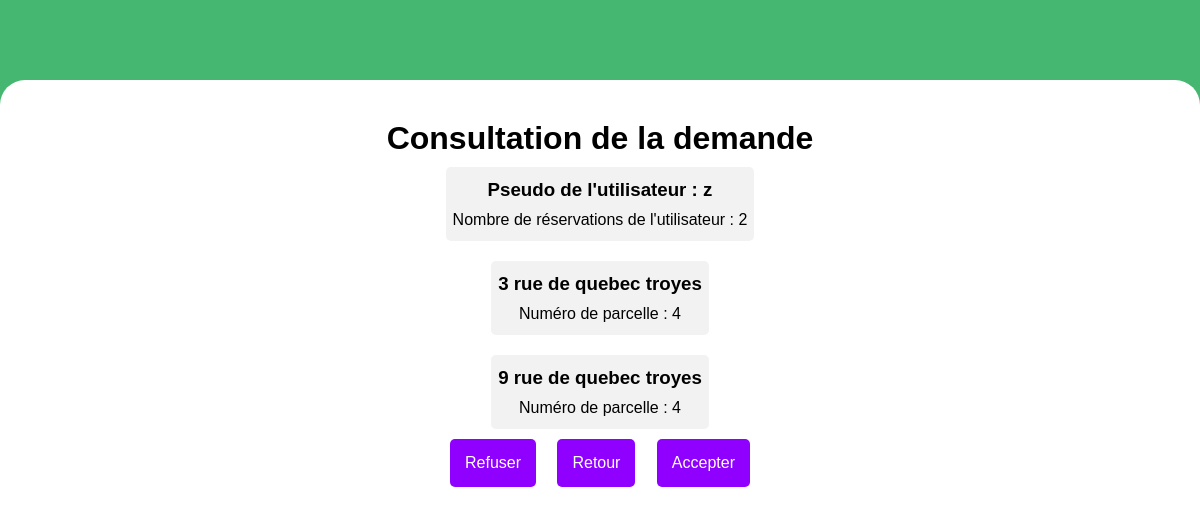
Page /admin/jardins/parcelles/consult_reserv.php?parcelle=82&id=19 on the committed database.
### tables this page shows
CREATE TABLE `parcelles` (
  `parcelle_id` int(100) NOT NULL AUTO_INCREMENT,
  `parcelle_numero` int(100) NOT NULL,
  `parcelle_statut` int(1) NOT NULL COMMENT '0 = libre\r\n1 = prereserver\r\n2 = confirmer',
  `_user_id` int(100) NOT NULL,
  `_potager_id` int(100) NOT NULL,
  PRIMARY KEY (`parcelle_id`)
);

CREATE TABLE `users` (
  `user_id` int(100) NOT NULL AUTO_INCREMENT,
  `user_pseudo` varchar(255) NOT NULL,
  `user_mail` varchar(255) NOT NULL,
  `user_password` varchar(255) NOT NULL,
  `user_photo` text DEFAULT NULL,
  PRIMARY KEY (`user_id`)
);

CREATE TABLE `potagers` (
  `potager_id` int(11) NOT NULL AUTO_INCREMENT,
  `potager_adresse` text NOT NULL,
  `potager_longitude` varchar(50) NOT NULL,
  `potager_latitude` varchar(50) NOT NULL,
  `potager_nb_parcelle` int(10) NOT NULL,
  `_user_id` int(255) NOT NULL,
  `potager_photo` text DEFAULT NULL,
  PRIMARY KEY (`potager_id`)
);

### admin/jardins/parcelles/consult_reserv.php (the view, shortened to what this page needs)
<?php
require_once ('../../../connexion_bdd.php');
if (isset($_GET['parcelle']) && filter_var($_GET['parcelle'], FILTER_VALIDATE_INT))
{
	$id = filter_var($_GET['id'], FILTER_VALIDATE_INT);
    $parcelleId = $_GET['parcelle'];
    $sql = 'select * from parcelles inner join users on parcelles._user_id = users.user_id where parcelle_id='.$parcelleId;
    $query = $bdd->prepare($sql);
    $query->execute();
    $parcelle = $query->fetch();
    $sql = 'select * from parcelles inner join potagers on parcelles._potager_id=potagers.potager_id where parcelles._user_id='.$parcelle['user_id'].' and parcelle_statut=2';
    $query = $bdd->prepare($sql);
    $query->execute();
    $userParcelles = $query->fetchAll(PDO::FETCH_ASSOC);
}
?>
<!doctype html>
<html lang="fr">
<head>
    <link rel="stylesheet" href="/assets/pages/css/admin.css">
</head>
<body>
<main>
    <h1>Consultation de la demande</h1>
<section id="containerData">
    <article class="articleData">
        <h3>Pseudo de l'utilisateur : <?= $parcelle['user_pseudo'] ?></h3>
        <p>Nombre de réservations de l'utilisateur : <?= count($userParcelles) ?></p>
    </article>
    <?php
    if (count($userParcelles) > 0)
    {
        foreach ($userParcelles as $userParcelle)
        {
            ?>
            <article class="articleData">
                <h3><?= $userParcelle['potager_adresse'] ?></h3>
                <p>Numéro de parcelle : <?= $userParcelle['parcelle_numero'] ?></p>
            </article>
            <?php
        }
    }
    ?>
    <article id="containerLinks">
        <a href="refus_reserv.php?parcelle=<?= $parcelleId ?>&id=<?= $id ?>">Refuser</a>
        <a href="parcelle_office.php?id=<?= $id ?>">Retour</a>
        <a href="accept_reserv.php?parcelle=<?= $parcelleId ?>&id=<?= $id ?>">Accepter</a>
    </article>
</section>
</main>
</body>
</html>

### assets/pages/css/admin.css (style rules this page uses)
* { box-sizing: border-box; margin: 0; padding: 0; font-family: sans-serif; }
body { background-color: #45B771; position: relative; }
main { border-radius: 25px 25px 0 0; background-color: white; position: absolute; top: 10dvh; width: 100dvw; min-height: 90dvh; padding: 5dvh 10dvw; }
h1 { width: 100%; text-align: center; }
#containerData { display: flex; flex-direction: column; align-items: center; }
.articleData { display: flex; flex-direction: column; min-width: 200px; max-width: 600px; background-color: #f2f2f2; border-radius: 5px; margin: 10px 0; padding: 7px; }
.articleData h3, .articleData p { text-align: center; margin: 5px 0; }
#containerLinks { display: flex; justify-content: space-between; min-width: 300px; }
#containerLinks a, #containerRetour a { width: fit-content; text-decoration: none; padding: 15px; background-color: #8F00FF; color: white; border-radius: 5px; }

### rows in the picture
parcelles: users.user_pseudo "z"
parcelles: potagers.potager_adresse "3 rue de quebec troyes", parcelle_numero "4"
parcelles: potagers.potager_adresse "9 rue de quebec troyes", parcelle_numero "4"

### other values in the picture
count($userParcelles) "2"
